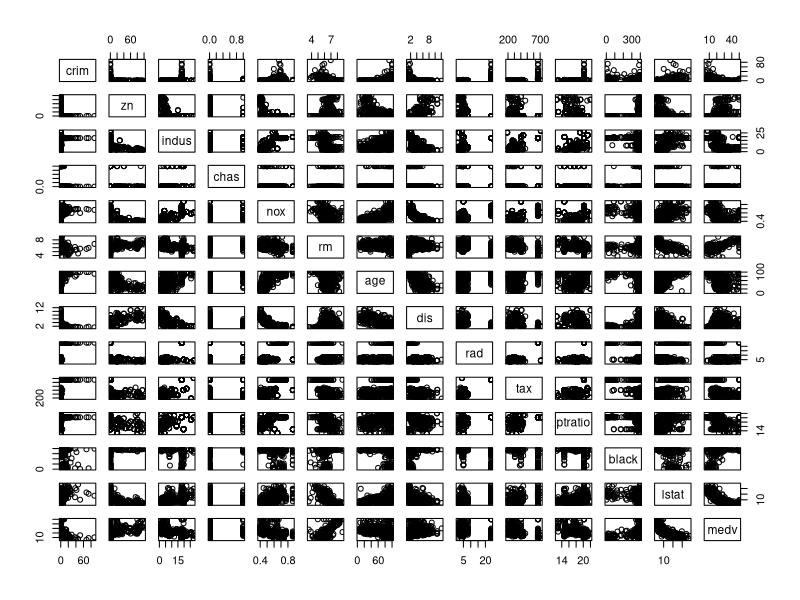
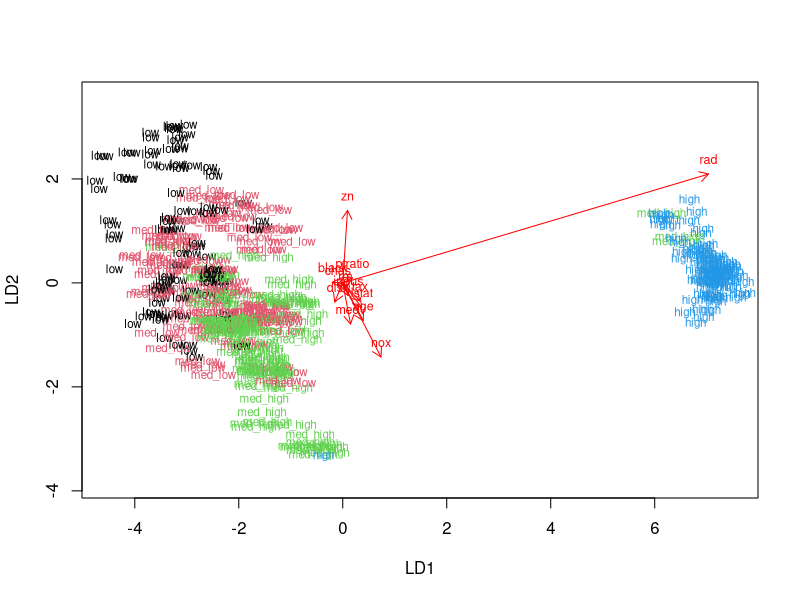
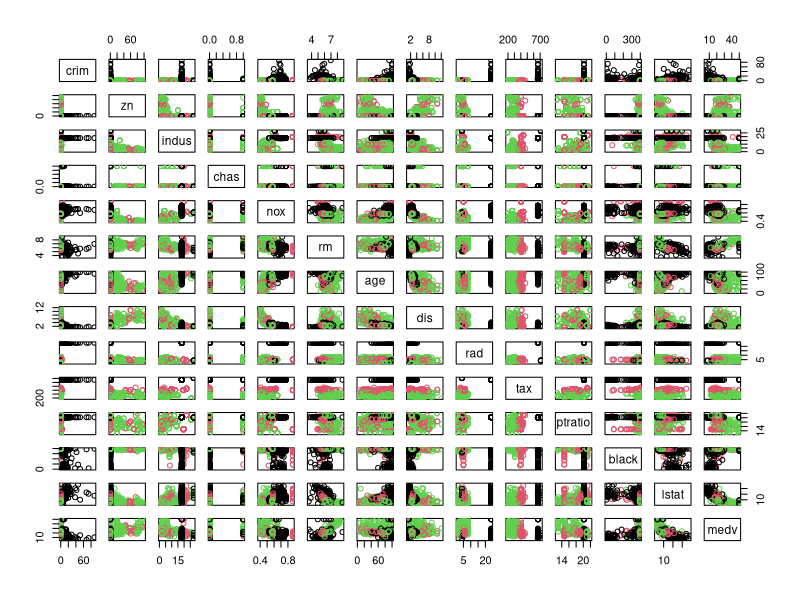

Write the R code that produced these figures, in order.
## ---- chunk 1
# access the MASS package
library(MASS)

# load the data
data("Boston")

# explore the dataset
str(Boston)
dim(Boston)
## ---- chunk 2
#access needed libraries
library(ggplot2)
library(dplyr)
library(tidyr)
library(tidyverse)

# plot variable matrices
pairs(Boston)

summary(Boston)


## ---- chunk 3
# center and standardize variables
boston_scaled <- scale(Boston)

# summaries of the scaled variables
summary(boston_scaled)
## ---- chunk 4
# class of the boston_scaled object
class(boston_scaled)

# change the object to data frame
boston_scaled <- as.data.frame(boston_scaled)

# create a quantile vector of crim and print it
bins <- quantile(boston_scaled$crim)
bins

# create a categorical variable 'crime'
crime <- cut(boston_scaled$crim, breaks = bins, include.lowest = TRUE, label = c("low", "med_low", "med_high", "high"))

# remove original crim from the dataset
boston_scaled <- dplyr::select(boston_scaled, -crim)

# add the new categorical value to scaled data
boston_scaled <- data.frame(boston_scaled, crime)

# Creating random selection of the data, so that 80 % will belong to training set, and the rest 20 % to test set
# number of rows in the Boston data set 
n <- nrow(boston_scaled)

# choose randomly 80% of the rows
ind <- sample(n,  size = n * 0.8)

# create train set
train <- boston_scaled[ind,]

# create test set 
test <- boston_scaled[-ind,]

# save the correct classes from test data
correct_classes <- test$crime

# remove the crime variable from test data
test <- dplyr::select(test, -crime)

## ---- chunk 5
# linear discriminant analysis
lda.fit <- lda(crime ~ ., data = train)

# print the lda.fit object
lda.fit

# the function for lda biplot arrows
lda.arrows <- function(x, myscale = 1, arrow_heads = 0.1, color = "red", tex = 0.75, choices = c(1,2)){
  heads <- coef(x)
  arrows(x0 = 0, y0 = 0, 
         x1 = myscale * heads[,choices[1]], 
         y1 = myscale * heads[,choices[2]], col=color, length = arrow_heads)
  text(myscale * heads[,choices], labels = row.names(heads), 
       cex = tex, col=color, pos=3)
}

# target classes as numeric
classes <- as.numeric(train$crime)

# plot the lda results
plot(lda.fit, dimen = 2, col = classes, pch = classes)
lda.arrows(lda.fit, myscale = 2)
## ---- chunk 6
# predict classes with test data
lda.pred <- predict(lda.fit, newdata = test)

# cross tabulate the results
table(correct = correct_classes, predicted = lda.pred$class)
## ---- chunk 7
# euclidean distance matrix
dist_eu <- dist(Boston)

# look at the summary of the distances
summary(dist_eu)

# manhattan distance matrix
dist_man <- dist(Boston, method = "manhattan")

# look at the summary of the distances
summary(dist_man)
## ---- chunk 8

## ---- chunk 9
# k-means clustering
km <- kmeans(Boston, centers = 3)

# plot the Boston dataset with clusters
pairs(Boston, col = km$cluster)
